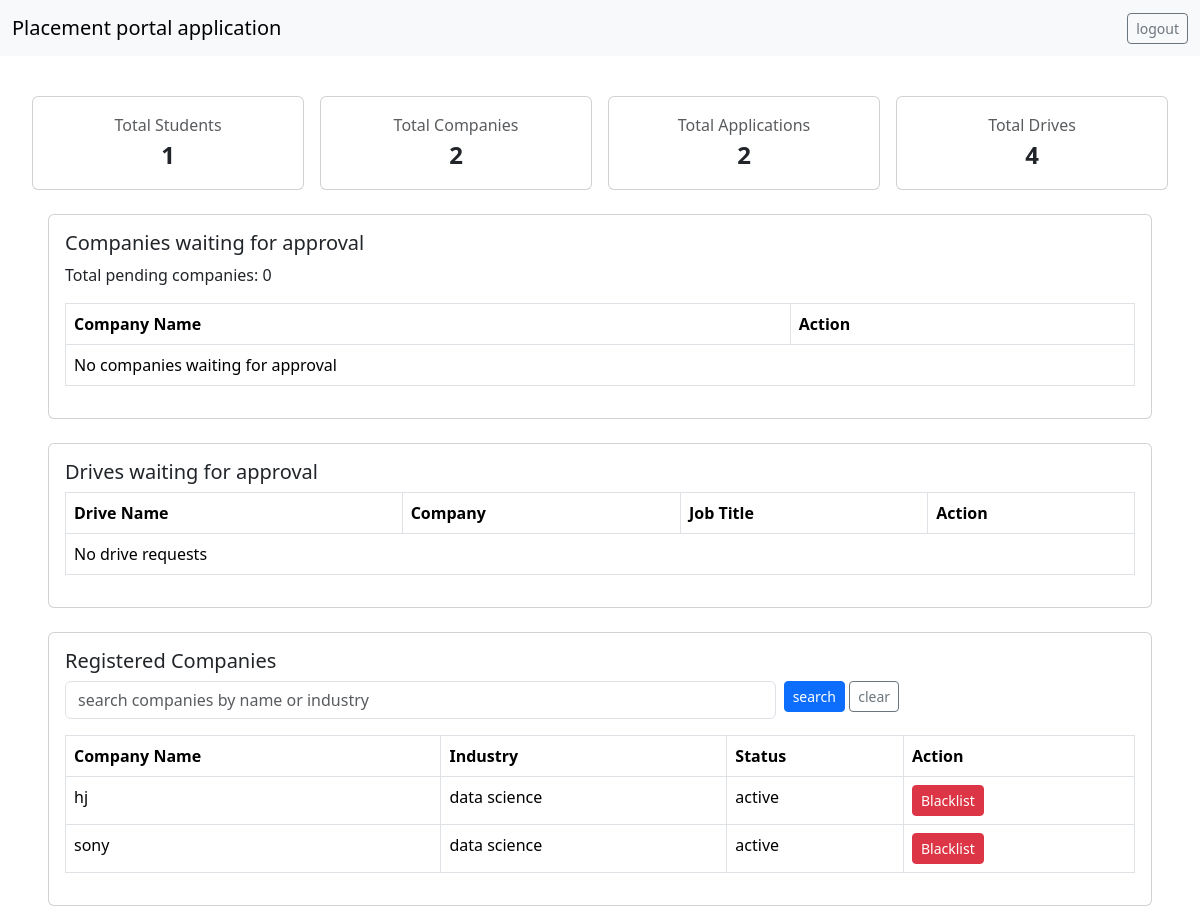
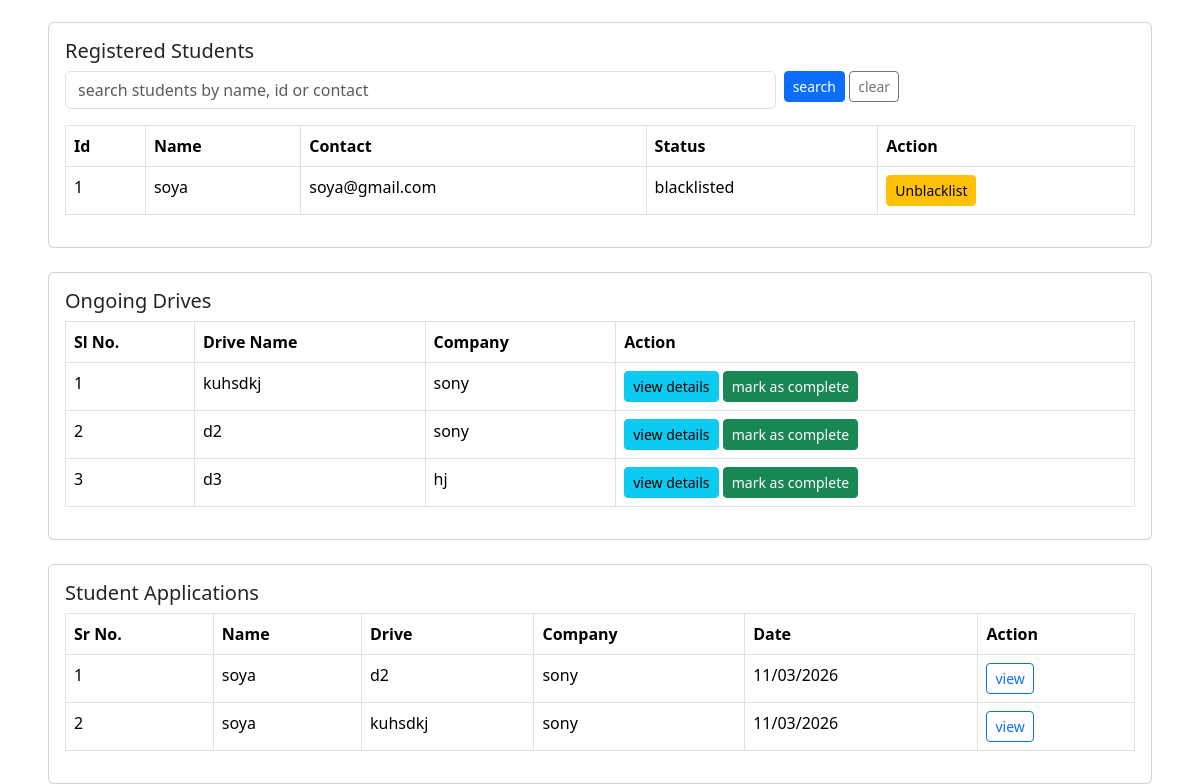
Before: /admin/dash (signed in) with the older database file (2 pictures, top to bottom).
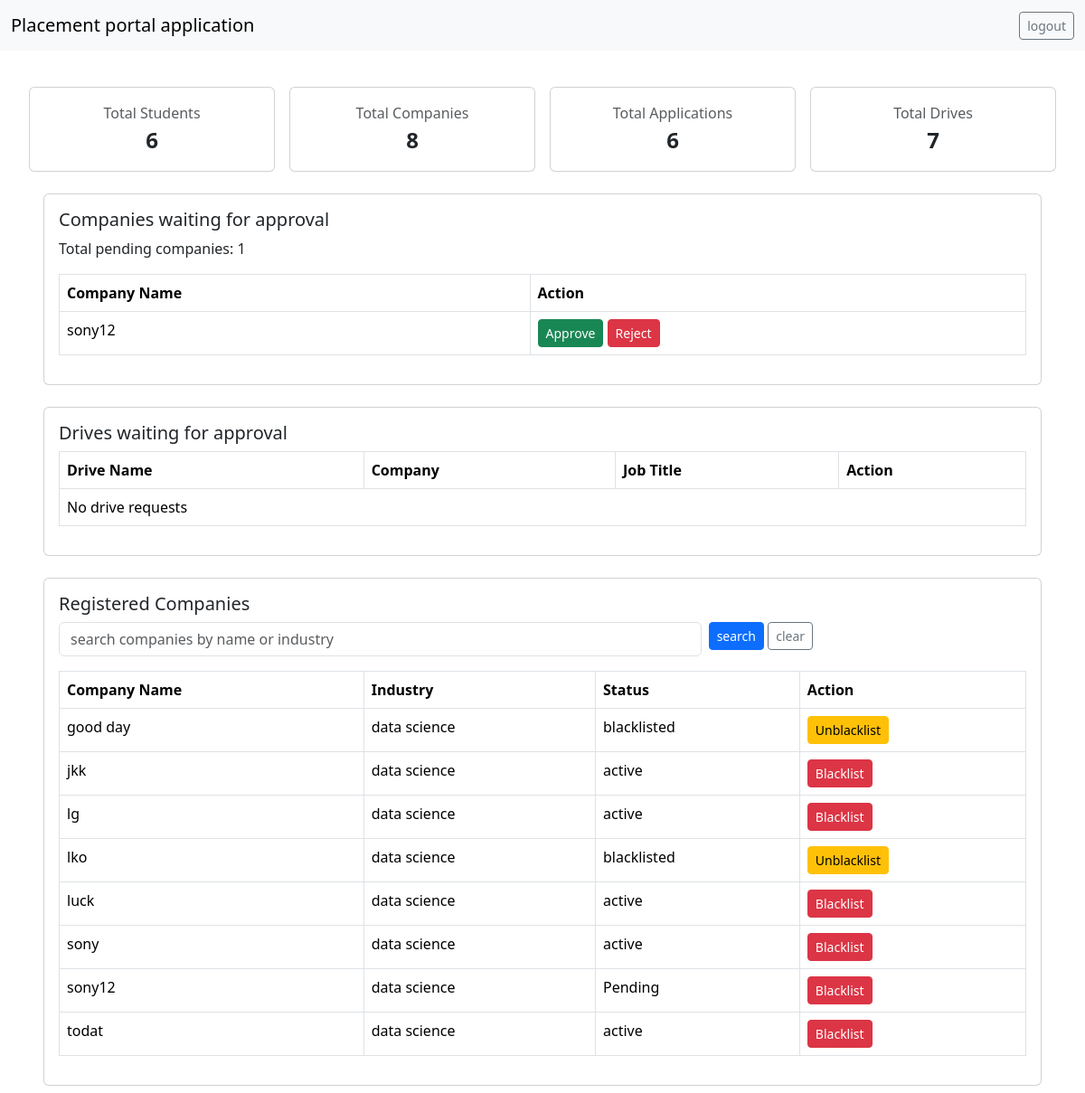
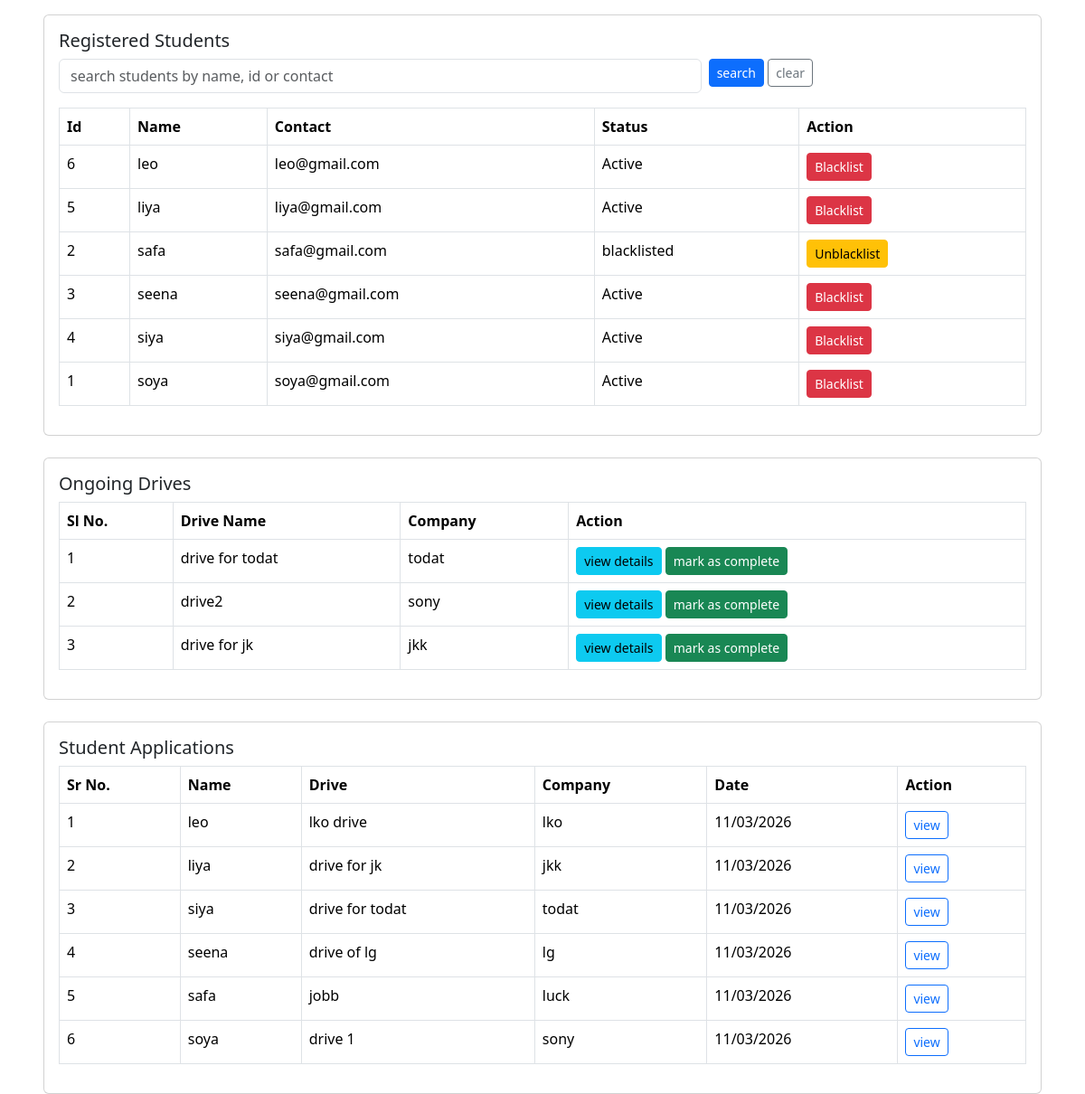
After: the same page with the newer database file (2 pictures, top to bottom).
### backend/models.py (models this page shows, shortened)
class Company(db.Model,UserMixin):
    __tablename__ = 'companies'
    cmp_id = db.Column(db.Integer, primary_key=True , autoincrement=True)
    name = db.Column(db.String,unique=True, nullable=False)
    industry = db.Column(db.String)
    hr_contact = db.Column(db.String, nullable=False)
    website = db.Column(db.String)
    approval_status = db.Column(db.String, default="Pending")
    password= db.Column(db.String, nullable=False)
    drives = db.relationship('PlacementDrive', backref='company', lazy=True)
    email= db.Column(db.String, unique=True, nullable=False)

class Student(db.Model,UserMixin):
    __tablename__ = 'students'
    stud_id = db.Column(db.Integer, primary_key=True, autoincrement=True)
    name = db.Column(db.String, nullable=False)
    email = db.Column(db.String, unique=True, nullable=False)
    password = db.Column(db.String, nullable=False)
    skills = db.Column(db.Text)
    education = db.Column(db.Text)
    department=db.Column(db.String)
    resume = db.Column(db.String)
    status = db.Column(db.String, default="Active")
    applications = db.relationship('Application', backref='student', lazy=True)

class PlacementDrive(db.Model):
    __tablename__ = 'placement_drives'
    placemnt_id = db.Column(db.Integer, primary_key=True, autoincrement=True)
    drive_name=db.Column(db.String, nullable=False,unique=True)
    company_id = db.Column(db.Integer, db.ForeignKey('companies.cmp_id'), nullable=False)
    job_title = db.Column(db.String, nullable=False)
    job_description = db.Column(db.Text, nullable=False)
    eligibility_criteria = db.Column(db.Text, nullable=False)
    application_deadline = db.Column(db.DateTime, nullable=False)
    status = db.Column(db.String, default="Pending")
    salary=db.Column(db.Integer,nullable="False")
    skills=db.Column(db.String, nullable=False)
    exp=db.Column(db.String, nullable=False)
    applications = db.relationship('Application', backref='drive', lazy=True)

class Application(db.Model):
    __tablename__ = 'applications'
    appln_id = db.Column(db.Integer, primary_key=True, autoincrement=True)
    student_id = db.Column(db.Integer, db.ForeignKey('students.stud_id'), nullable=False)
    drive_id = db.Column(db.Integer, db.ForeignKey('placement_drives.placemnt_id'), nullable=False)
    application_date = db.Column(db.DateTime, default=lambda:datetime.now(timezone.utc))
    status = db.Column(db.String , default="not_applied")
    __table_args__ = (
        db.UniqueConstraint('student_id', 'drive_id', name='unique_student_drive'),
    )

### backend/routes.py (the view, shortened to what this page needs)
@app.route("/admin/dash", methods=["GET","POST"])
@login_required
def ad_dash():
    if not isinstance(current_user, Admin):
        return "Unauthorized"
    student_search = request.args.get("student_search", "").strip()
    company_search = request.args.get("company_search", "").strip()
    comp_query = db.session.query(Company)
    comp = comp_query.order_by(Company.name.asc()).all()
    stu_query = db.session.query(Student)
    stu = stu_query.order_by(Student.name.asc()).all()
    requested_prof = db.session.query(Company).filter_by(approval_status="Pending").order_by(Company.name.asc()).all()
    requested_drives = db.session.query(PlacementDrive).filter_by(status="Waiting").order_by(PlacementDrive.placemnt_id.desc()).all()
    ongoing_drives = (db.session.query(PlacementDrive).filter_by(status="Pending").order_by(PlacementDrive.application_deadline.asc()).all())
    student_applications = (db.session.query(Application).order_by(Application.application_date.desc()).all())
    total_students = db.session.query(Student).count()
    total_companies = db.session.query(Company).count()
    total_applications = db.session.query(Application).count()
    total_drives = db.session.query(PlacementDrive).count()
    return render_template("admin/dash.html",
                           current_ad=current_user,
                           all_comp=comp,
                           all_stu=stu,
                           requested_prof=requested_prof,
                           requested_drives=requested_drives,
                           ongoing_drives=ongoing_drives,
                           student_applications=student_applications,
                           student_search=student_search,
                           company_search=company_search,
                           total_students=total_students,
                           total_companies=total_companies,
                           total_applications=total_applications,
                           total_drives=total_drives)

### app.py (called while the page is built)
def create_app():
    app=Flask(__name__)
    app.config["SQLALCHEMY_DATABASE_URI"] = "sqlite:///Placement.db"
    db.init_app(app)
    app.config["SECRET_KEY"]="thisgoodday"
    login_manager=LoginManager(app)
    @login_manager.user_loader
    def load_user(email):
        return (db.session.query(Admin).filter_by(email=email).first() or \
        db.session.query(Student).filter_by(email=email).first() or \
        db.session.query(Company).filter_by(email=email).first())
    app.app_context().push()
    db.create_all()
    return app

### templates/admin/dash.html (shortened to what the changed rows need)
<!DOCTYPE html>
<html lang="en">
<head>
    <link rel="stylesheet" href="https://cdn.jsdelivr.net/npm/bootstrap-icons@1.13.1/font/bootstrap-icons.min.css">
    <link href="https://cdn.jsdelivr.net/npm/bootstrap@5.3.8/dist/css/bootstrap.min.css" rel="stylesheet">
</head>
<body>
<div class="row mt-4 mx-4 g-3">
    <div class="col-md-3">
        <div class="card text-center">
            <div class="card-body">
                <div class="text-muted">Total Students</div>
                <div class="fs-4 fw-semibold">{{ total_students }}</div>
                </div>
        </div>
        </div>
    <div class="col-md-3">
    <div class="card text-center">
    <div class="card-body">
    <div class="text-muted">Total Companies</div>
    <div class="fs-4 fw-semibold">{{ total_companies }}</div>
    </div>
    </div>
    </div>
    <div class="col-md-3">
        <div class="card text-center">
        <div class="card-body">
        <div class="text-muted">Total Applications</div>
        <div class="fs-4 fw-semibold">{{ total_applications }}</div>
        </div>
            </div>
        </div>
<div class="col-md-3">
<div class="card text-center">
<div class="card-body">
<div class="text-muted">Total Drives</div>
<div class="fs-4 fw-semibold">{{ total_drives }}</div>
</div>
</div>
</div>
</div>
<div class="card mt-4 ms-5 me-5">
    <div class="card-body">
        <h5 class="card-title">Companies waiting for approval</h5>
        <p>Total pending companies: {{ requested_prof|length }}</p>
        <table class="table table-bordered">
        <thead>
            <tr>
            <th>Company Name</th>
            <th>Action</th>
            </tr>
            </thead>
            <tbody>
            {% for rp in requested_prof %}
            <tr>
            <td>{{ rp.name }}</td>
            <td>
            <form action="/company?task=approve&cmp_id={{ rp.cmp_id }}" method="POST" class="d-inline">
            <button type="submit" class="btn btn-sm btn-success">Approve</button>
            </form>
            <form action="{{ url_for('reject_comp', cmp_id=rp.cmp_id) }}" method="POST" class="d-inline">
                <button type="submit" class="btn btn-sm btn-danger">Reject</button>
            </form>
            </td>
            </tr>
            {% else %}
            <tr>
            <td colspan="2">No companies waiting for approval</td>
            </tr>
            {% endfor %}
            </tbody>
            </table>
        </div>
    </div>
<div class="card mt-4 ms-5 me-5">
<div class="card-body">
<table class="table table-bordered">
<thead>
    <tr>
        <th>Drive Name</th>
        <th>Company</th>
        <th>Job Title</th>
        <th>Action</th>
    </tr>
</thead>
    </table>
    </div>
    </div>
<div class="card mt-4 ms-5 me-5">
    <div class="card-body">
<table class="table table-bordered">
    <thead>
    <tr>
        <th>Company Name</th>
        <th>Industry</th>
        <th>Status</th>
        <th>Action</th>
        </tr>
        </thead>
        <tbody>
        {% for comp in all_comp %}
        <tr>
        <td>{{ comp.name }}</td>
        <td>{{ comp.industry or "Not added" }}</td>
        <td>{{ comp.approval_status }}</td>
        <td>
        {% if comp.approval_status|lower != "blacklisted" %}
        <form action="{{ url_for('admin_blacklist_company', cmp_id=comp.cmp_id) }}" method="POST" class="d-inline">
        <button type="submit" class="btn btn-sm btn-danger">Blacklist</button>
        </form>
        {% else %}
    <form action="{{ url_for('admin_unblacklist_company', cmp_id=comp.cmp_id) }}" method="POST" class="d-inline">
    <button type="submit" class="btn btn-sm btn-warning">Unblacklist</button>
    </form>
        {% endif %}
        </td>
        </tr>
        {% else %}
        <tr>
        <td colspan="4">No companies found</td>
        </tr>
        {% endfor %}
    </tbody>
    </table>
    </div>
        </div>
<div class="card mt-4 ms-5 me-5">
    <div class="card-body">
<table class="table table-bordered">
    <thead>
        <tr>
            <th>Id</th>
            <th>Name</th>
            <th>Contact</th>
            <th>Status</th>
            <th>Action</th>
        </tr>
    </thead>
    <tbody>
    {% for stu in all_stu %}
    <tr>
        <td>{{ stu.stud_id }}</td>
        <td>{{ stu.name }}</td>
        <td>{{ stu.email }}</td>
        <td>{{ stu.status }}</td>
        <td>
        {% if stu.status|lower!="blacklisted" %}
        <form action="{{ url_for('admin_blacklist_student', stud_id=stu.stud_id) }}" method="POST" class="d-inline">
        <button type="submit" class="btn btn-sm btn-danger">Blacklist</button>
        </form>
        {% else %}
        <form action="{{ url_for('admin_unblacklist_student', stud_id=stu.stud_id) }}" method="POST" class="d-inline">
        <button type="submit" class="btn btn-sm btn-warning">Unblacklist</button>
        </form>
        {% endif %}
        </td>
        </tr>
        {% else %}
        <tr>
        <td colspan="5">No students found</td>
        </tr>
        {% endfor %}
    </tbody>
    </table>
    </div>
    </div>
    <div class="card mt-4 ms-5 me-5">
        <div class="card-body">
            <table class="table table-bordered">
                <thead>
                    <tr>
                        <th>Sl No.</th>
                        <th>Drive Name</th>
                        <th>Company</th>
                        <th>Action</th>
                    </tr>
                </thead>
                <tbody>
                    {% for drive in ongoing_drives %}
                    <tr>
                        <td>{{ loop.index }}</td>
                        <td>{{ drive.drive_name }}</td>
                        <td>{{ drive.company.name }}</td>
                        <td>
                            <a href="{{ url_for('admin_drive_details', drive_id=drive.placemnt_id) }}" class="btn btn-sm btn-info">view details</a>
                            <form action="{{ url_for('admin_mark_drive_complete', drive_id=drive.placemnt_id) }}" method="POST" class="d-inline">
                                <button type="submit" class="btn btn-sm btn-success">mark as complete</button>
                            </form>
                        </td>
                    </tr>
                    {% else %}
                    <tr>
                        <td colspan="4">No ongoing drives</td>
                    </tr>
                    {% endfor %}
                </tbody>
            </table>
        </div>
    </div>
<div class="card mt-4 ms-5 me-5">
    <div class="card-body">
        <table class="table table-bordered">
            <thead>
                <tr>
                    <th>Sr No.</th>
                    <th>Name</th>
                    <th>Drive</th>
                    <th>Company</th>
                    <th>Date</th>
                    <th>Action</th>
                </tr>
            </thead>
            <tbody>
                {% for appln in student_applications %}
                <tr>
                    <td>{{ loop.index }}</td>
                    <td>{{ appln.student.name }}</td>
                    <td>{{ appln.drive.drive_name }}</td>
                    <td>{{ appln.drive.company.name }}</td>
                    <td>{{ appln.application_date.strftime('%d/%m/%Y') }}</td>
                    <td><a href="{{ url_for('admin_application_details', appln_id=appln.appln_id) }}" class="btn btn-sm btn-outline-primary">view</a></td>
                    </tr>
                    {% else %}
                    <tr>
                        <td colspan="6">No applications yet</td>
                    </tr>
                    {% endfor %}
            </tbody>
        </table>
        </div>
    </div>
</body>
</html>

Changed rows visible on the page:
no longer on this page (row edited): PlacementDrive: drive_name "d2", company.name "sony"
no longer on this page (row edited): PlacementDrive: drive_name "d3", company.name "hj"
now on one of the page's lists (row edited): Company: name "sony12"
changed Company: name "hj" → "sony12"; approval_status "active" → "Pending"
added Company: name "good day", industry "data science", approval_status "blacklisted", shown under "Registered Companies"
added Company: name "jkk", industry "data science", approval_status "active", shown under "Registered Companies"
added Company: name "lg", industry "data science", approval_status "active", shown under "Registered Companies"
added Company: name "lko", industry "data science", approval_status "blacklisted", shown under "Registered Companies"
added Company: name "luck", industry "data science", approval_status "active", shown under "Registered Companies"
shown differently, row unchanged: Company "sony": moves up the list
added Company: name "todat", industry "data science", approval_status "active", shown under "Registered Companies"
added Student: stud_id "6", name "leo", email "leo@gmail.com", status "Active"
added Student: stud_id "5", name "liya", email "liya@gmail.com", status "Active"
added Student: stud_id "2", name "safa", email "safa@gmail.com", status "blacklisted"
added Student: stud_id "3", name "seena", email "seena@gmail.com", status "Active"
added Student: stud_id "4", name "siya", email "siya@gmail.com", status "Active"
changed Student "soya": status "blacklisted" → "Active"; status "Unblacklist" → "Blacklist"
added PlacementDrive: drive_name "drive for todat", company.name "todat"
changed PlacementDrive "sony": drive_name "kuhsdkj" → "drive2"
added PlacementDrive: drive_name "drive for jk", company.name "jkk"
added Application: student.name "leo", drive.drive_name "lko drive", drive.company.name "lko", application_date "11/03/2026"
added Application: student.name "liya", drive.drive_name "drive for jk", drive.company.name "jkk", application_date "11/03/2026"
added Application: student.name "siya", drive.drive_name "drive for todat", drive.company.name "todat", application_date "11/03/2026"
added Application: student.name "seena", drive.drive_name "drive of lg", drive.company.name "lg", application_date "11/03/2026"
changed Application: student.name "soya" → "safa"; drive.drive_name "d2" → "jobb"; drive.company.name "sony" → "luck"
changed Application "soya": drive.drive_name "kuhsdkj" → "drive 1"
Other visible differences:
{{ total_students }}: "1" → "6"
{{ total_companies }}: "2" → "8"
{{ total_applications }}: "2" → "6"
{{ total_drives }}: "4" → "7"
{{ requested_prof|length }}: "0" → "1"
text no longer shown: "No companies waiting for approval"
